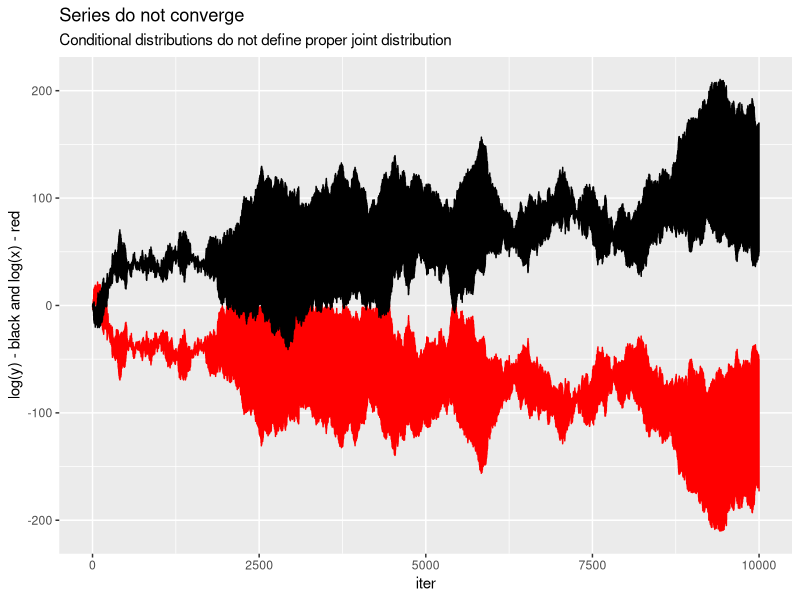

Recreate this plot in R.
## ---- chunk 1
A_xy = matrix(c(0.2, 0.2, 0.6,
                0.4, 0.4, 0.2,
                0.6, 0.2, 0.2
              ),
              nrow = 3, byrow = 1
              )


A_yx = matrix(c(1/3, 1/3, 1/3,
                1/3, 1/3, 1/3,
                1/3, 1/3, 1/3
                ),
              nrow = 3, byrow = 1
              )

A_xx = A_yx %*% A_xy
## ---- chunk 2
A_xx
## ---- chunk 3
A_xx %*% A_xx
## ---- chunk 4
A_xy = A_xy
A_yx = A_xy

A_xx = A_yx %*% A_xy

A_xx
## ---- chunk 5
A_xx %*% A_xx
## ---- chunk 6
new = A_xx
old = 0
i = 0
while (sum(abs(new-old))>0.001 & i <= 10){
  old = new
  new = old %*% A_xx
  i = i+1
}
print(paste("Converged after", i, "iterations"))

print(paste("Is a density: " ,if(abs(sum(new)/3-1)<0.001) TRUE))

new
## ---- chunk 7
A_xy = matrix(c(0, 0, 1,
                0, 1, 0,
                1, 0, 0
              ),
              nrow = 3, byrow = 1
              )


A_yx = matrix(c(0, 0, 1,
                0, 1, 0,
                1, 0, 0
                ),
              nrow = 3, byrow = 1
              )

A_xx = A_yx %*% A_xy

A_xx
## ---- chunk 8
# No. of Gibbs steps
k = 10000

x = rep(1, k)
y = rep(1, k)

set.seed(1234)

for (i in 2:k){
  x[i] = rexp(1, rate = y[i-1])
  y[i] = rexp(1, rate = x[i-1])
}

gibbs_sequence = data.frame(x, y, iter = 1:k)

library(ggplot2)
ggplot(gibbs_sequence) +
  geom_line(aes(x = iter, y = log(x)), col = "red") +
  geom_line(aes(x = iter, y = log(y))) +
  ylab("log(y) - black and log(x) - red") +
  ggtitle("Series do not converge",
          "Conditional distributions do not define proper joint distribution")
## ---- chunk 9
# No. of Gibbs steps
k = 10000

B = 2
x = rep(3, k)
y = rep(3, k)
x_rej = 0
y_rej = 0
set.seed(1234)

for (i in 2:k){
  while(x[i] > B) {
      x_rej = x_rej + 1
      x[i] = rexp(1, rate = y[i-1])
  }
  while(y[i] > B) {
      y_rej = y_rej + 1
      y[i] = rexp(1, rate = x[i-1])
  }
}

# remove starting value >B
gibbs_sequence = data.frame(x = x[-1], y = y[-1], iter = 1:(k-1))   
